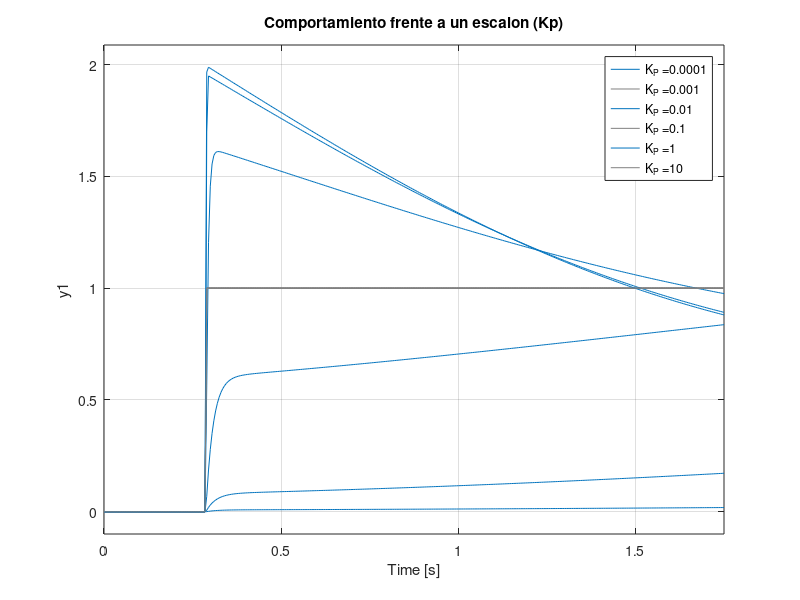
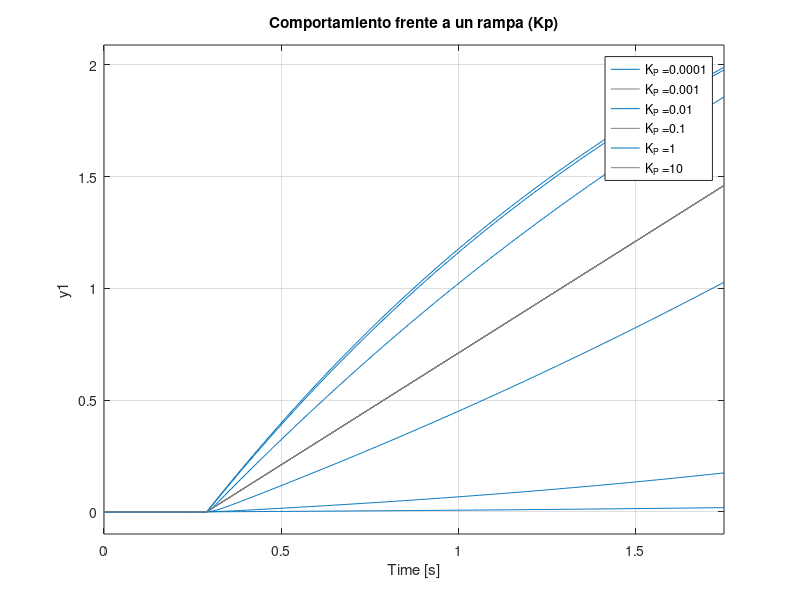
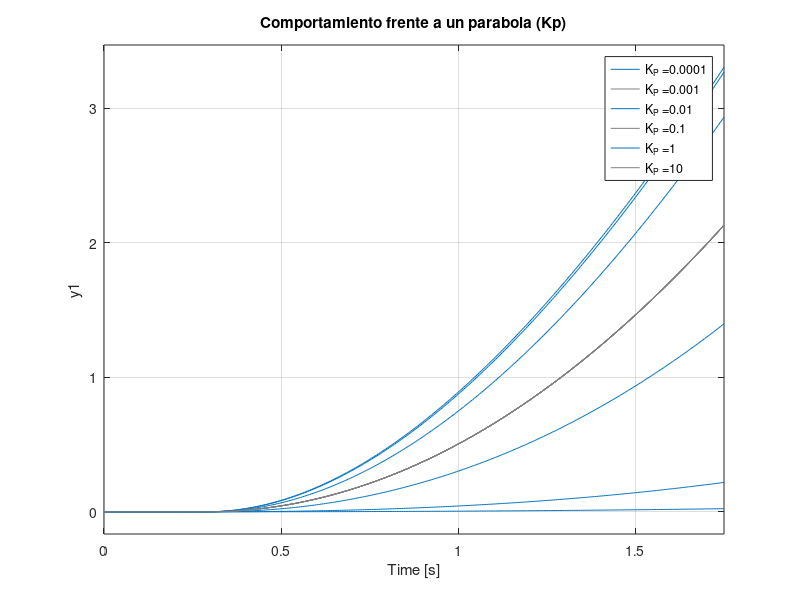
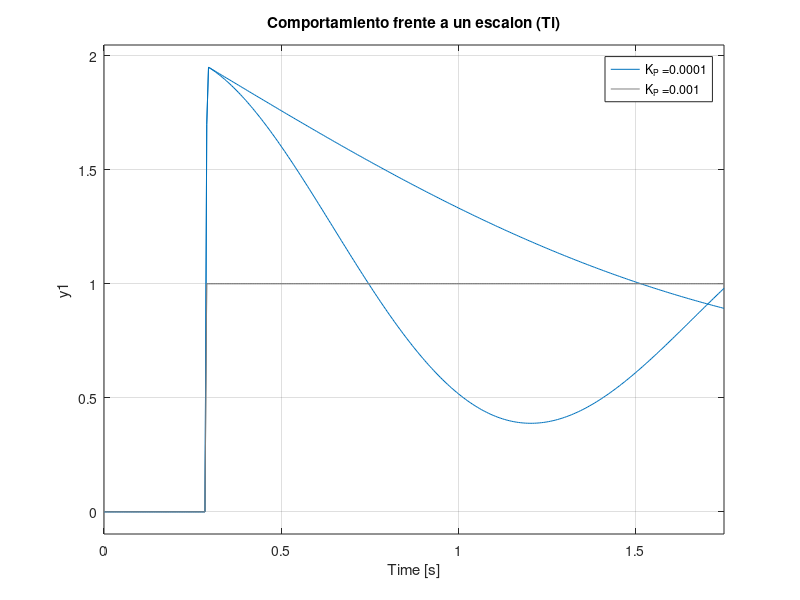

Source code (MATLAB) for these figures, in order:
clear all; clc; close all;

K = 1500;
p = 35;

x = p.*(0:0.005/p:0.05);

auxKp = -4:1:1;
auxTi = -1:1:0;
auxTd1 = -4:1:1;
auxTd2 = -4:1:1;

Kp = 10.^auxKp;
Ti = 10.^auxTi;
Td1 = 10.^auxTd1;
Td2 = 10.^auxTd2;

Kpfija = 1;
Tifija = 1;
Td1fija = 1;
Td2fija = 1;

%% Kp libre

figure(1)
grid on;

Legend = cell(length(auxKp),1);

u = ones(1,length(x));
u(1:length(u)/6) = 0;
t = x;

for i = 1:length(Kp)
    num = K*Kp(i)*(Td1fija+Td2fija).*[1 1/(Td1fija+Td2fija) 1/((Td1fija+Td2fija)*Tifija)];
    den = [1 (p+K*Kp(i)*Td1fija) K*Kp(i) K*Kp(i)/Tifija];
    sys = tf(num,den);
    lsim(sys, u, t)
    Legend{i} = strcat('K_{P} = ', num2str(Kp(i)));
    hold on;
end

title('Comportamiento frente a un escalon (Kp)')
legend(Legend);
hold off;

figure(2)
grid on;

Legend = cell(length(auxKp),1);

t = x;
u = t-t(ceil(length(t)/6));
u(1:length(u)/6) = 0;

for i = 1:length(Kp)
    num = K*Kp(i)*(Td1fija+Td2fija).*[1 1/(Td1fija+Td2fija) 1/((Td1fija+Td2fija)*Tifija)];
    den = [1 (p+K*Kp(i)*Td1fija) K*Kp(i) K*Kp(i)/Tifija];
    sys = tf(num,den);
    lsim(sys, u, t)
    Legend{i} = strcat('K_{P} = ', num2str(Kp(i)));
    hold on;
end

title('Comportamiento frente a un rampa (Kp)')
legend(Legend);
hold off;

figure(3)
grid on;

Legend = cell(length(auxKp),1);

t = x;
u = (t-t(ceil(length(t)/6))).^2;
u(1:length(u)/6) = 0;

for i = 1:length(Kp)
    num = K*Kp(i)*(Td1fija+Td2fija).*[1 1/(Td1fija+Td2fija) 1/((Td1fija+Td2fija)*Tifija)];
    den = [1 (p+K*Kp(i)*Td1fija) K*Kp(i) K*Kp(i)/Tifija];
    sys = tf(num,den);
    lsim(sys, u, t)
    Legend{i} = strcat('K_{P} = ', num2str(Kp(i)));
    hold on;
end

title('Comportamiento frente a un parabola (Kp)')
legend(Legend);
hold off;

%% Ti libre

figure(4)
grid on;

Legend = cell(length(auxTi),1);

u = ones(1,length(x));
u(1:length(u)/6) = 0;
t = x;

for i = 1:length(Ti)
    num = K*Kpfija*(Td1fija+Td2fija).*[1 1/(Td1fija+Td2fija) 1/((Td1fija+Td2fija)*Ti(i))];
    den = [1 (p+K*Kpfija*Td1fija) K*Kpfija K*Kpfija/Ti(i)];
    sys = tf(num,den);
    lsim(sys, u, t)
    Legend{i} = strcat('K_{P} = ', num2str(Kp(i)));
    hold on;
end

title('Comportamiento frente a un escalon (Ti)')
legend(Legend);
hold off;

figure(5)
grid on;

Legend = cell(length(auxTi),1);

t = x;
u = t-t(ceil(length(t)/6));
u(1:length(u)/6) = 0;

for i = 1:length(Ti)
    num = K*Kpfija*(Td1fija+Td2fija).*[1 1/(Td1fija+Td2fija) 1/((Td1fija+Td2fija)*Ti(i))];
    den = [1 (p+K*Kpfija*Td1fija) K*Kpfija K*Kpfija/Ti(i)];
    sys = tf(num,den);
    lsim(sys, u, t)
    Legend{i} = strcat('K_{P} = ', num2str(Kp(i)));
    hold on;
end

title('Comportamiento frente a un rampa (Ti)')
legend(Legend);
hold off;

figure(6)
grid on;

Legend = cell(length(auxTi),1);

t = x;
u = (t-t(ceil(length(t)/6))).^2;
u(1:length(u)/6) = 0;

for i = 1:length(Ti)
    num = K*Kpfija*(Td1fija+Td2fija).*[1 1/(Td1fija+Td2fija) 1/((Td1fija+Td2fija)*Ti(i))];
    den = [1 (p+K*Kpfija*Td1fija) K*Kpfija K*Kpfija/Ti(i)];
    sys = tf(num,den);
    lsim(sys, u, t)
    Legend{i} = strcat('K_{P} = ', num2str(Kp(i)));
    hold on;
end

title('Comportamiento frente a un parabola (Ti)')
legend(Legend);
hold off;

%% Td1 libre

figure(7)
grid on;

Legend = cell(length(auxTd1),1);

u = ones(1,length(x));
u(1:length(u)/6) = 0;
t = x;

for i = 1:length(Td1)
    num = K*Kpfija*(Td1(i)+Td2fija).*[1 1/(Td1(i)+Td2fija) 1/((Td1(i)+Td2fija)*Tifija)];
    den = [1 (p+K*Kpfija*Td1(i)) K*Kpfija K*Kpfija/Tifija];
    sys = tf(num,den);
    lsim(sys, u, t)
    Legend{i} = strcat('K_{P} = ', num2str(Kp(i)));
    hold on;
end

title('Comportamiento frente a un escalon (Td1)')
legend(Legend);
hold off;

figure(8)
grid on;

Legend = cell(length(auxTd1),1);

t = x;
u = t-t(ceil(length(t)/6));
u(1:length(u)/6) = 0;

for i = 1:length(Td1)
    num = K*Kpfija*(Td1(i)+Td2fija).*[1 1/(Td1(i)+Td2fija) 1/((Td1(i)+Td2fija)*Tifija)];
    den = [1 (p+K*Kpfija*Td1(i)) K*Kpfija K*Kpfija/Tifija];
    sys = tf(num,den);
    lsim(sys, u, t)
    Legend{i} = strcat('K_{P} = ', num2str(Kp(i)));
    hold on;
end

title('Comportamiento frente a un rampa (Td1)')
legend(Legend);
hold off;

figure(9)
grid on;

Legend = cell(length(auxTd1),1);

t = x;
u = (t-t(ceil(length(t)/6))).^2;
u(1:length(u)/6) = 0;

for i = 1:length(Td1)
    num = K*Kpfija*(Td1(i)+Td2fija).*[1 1/(Td1(i)+Td2fija) 1/((Td1(i)+Td2fija)*Tifija)];
    den = [1 (p+K*Kpfija*Td1(i)) K*Kpfija K*Kpfija/Tifija];
    sys = tf(num,den);
    lsim(sys, u, t)
    Legend{i} = strcat('K_{P} = ', num2str(Kp(i)));
    hold on;
end

title('Comportamiento frente a un parabola (Td1)')
legend(Legend);
hold off;

%% Td2 libre

figure(10)
grid on;

Legend = cell(length(auxTd2),1);

u = ones(1,length(x));
u(1:length(u)/6) = 0;
t = x;

for i = 1:length(Td2)
    num = K*Kpfija*(Td1fija+Td2(i)).*[1 1/(Td1fija+Td2(i)) 1/((Td1fija+Td2(i))*Tifija)];
    den = [1 (p+K*Kpfija*Td1fija) K*Kpfija K*Kpfija/Tifija];
    sys = tf(num,den);
    lsim(sys, u, t)
    Legend{i} = strcat('K_{P} = ', num2str(Kp(i)));
    hold on;
end

title('Comportamiento frente a un escalon (Td2)')
legend(Legend);
hold off;

figure(11)
grid on;

Legend = cell(length(auxTd2),1);

t = x;
u = t-t(ceil(length(t)/6));
u(1:length(u)/6) = 0;

for i = 1:length(Td2)
    num = K*Kpfija*(Td1fija+Td2(i)).*[1 1/(Td1fija+Td2(i)) 1/((Td1fija+Td2(i))*Tifija)];
    den = [1 (p+K*Kpfija*Td1fija) K*Kpfija K*Kpfija/Tifija];
    sys = tf(num,den);
    lsim(sys, u, t)
    Legend{i} = strcat('K_{P} = ', num2str(Kp(i)));
    hold on;
end

title('Comportamiento frente a un rampa (Td2)')
legend(Legend);
hold off;

figure(12)
grid on;

Legend = cell(length(auxTd2),1);

t = x;
u = (t-t(ceil(length(t)/6))).^2;
u(1:length(u)/6) = 0;

for i = 1:length(Td2)
    num = K*Kpfija*(Td1fija+Td2(i)).*[1 1/(Td1fija+Td2(i)) 1/((Td1fija+Td2(i))*Tifija)];
    den = [1 (p+K*Kpfija*Td1fija) K*Kpfija K*Kpfija/Tifija];
    sys = tf(num,den);
    lsim(sys, u, t)
    Legend{i} = strcat('K_{P} = ', num2str(Kp(i)));
    hold on;
end

title('Comportamiento frente a un parabola (Td2)')
legend(Legend);
hold off;

%% Rlocus
% No idea de si se puede despejar la ecuación de lazo abierto